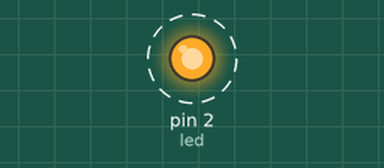
This program was run on a simulated MicroPython board. Parts: output pins drawn as LEDs (lit = HIGH). Dashed ring = blinking.

Above: at 0.5 s.
Timing chart, 0 to 4.6 s (numbered marks = the images above):
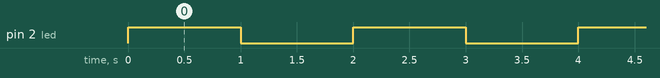

The program:

Piscar_Led.py
```python
# Programa Piscar led

# Importa as bibliotecas
import machine
import time

led = machine.Pin(2, machine.Pin.OUT)  # Define o pino GPIO2 como do LED da placa

while True: # Cria um loop
    led.value(not led.value()) # Alterna os valores entre ligado e desligado
    time.sleep(1) # Aguarda 1 segundo
```

Measured:
- by itself, pin 2 (led): alternates HIGH for 1.0 s and LOW for 1.0 s
